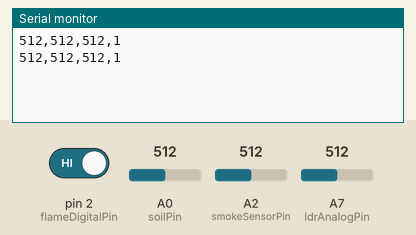
A sketch run on a simulated Arduino Nano, built with avr-gcc and run on an emulated ATmega328P. Shown: the last lines printed to the serial monitor. The inputs (shaded band) are chosen by the test bench; at power-on: A0 (soilPin) = 512, A2 (smokeSensorPin) = 512, A7 (ldrAnalogPin) = 512, pin 2 (flameDigitalPin) HIGH.

Above: at 1.8 s.
1.9 s: A0 (soilPin) set to 716
At 2.8 s:
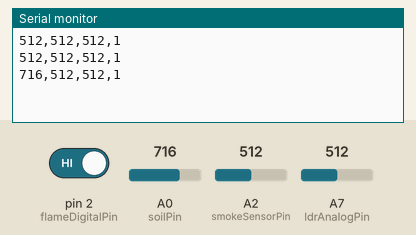
3.4 s: A2 (smokeSensorPin) set to 716
At 4.7 s:
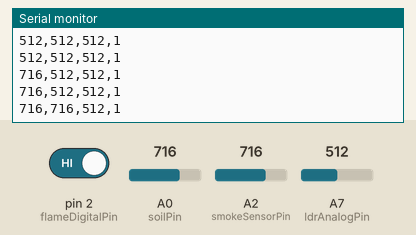
4.9 s: A7 (ldrAnalogPin) set to 716
At 5.6 s:
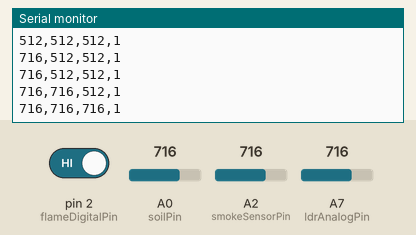
6.4 s: pin 2 (flameDigitalPin) driven LOW
At 7.7 s:
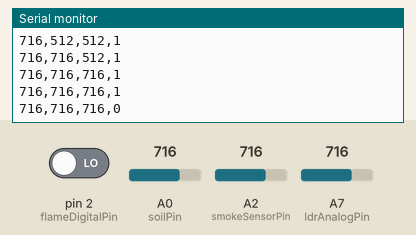
7.9 s: A0 (soilPin) set to 900
At 8.8 s:
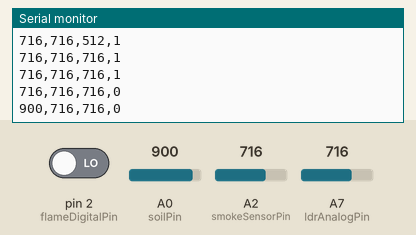
9.4 s: A2 (smokeSensorPin) set to 900
At 10.8 s:
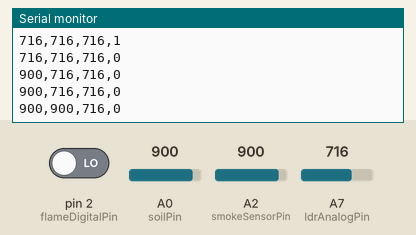
Timing chart, 0 to 11.9 s (numbered marks = the images above; inputs shaded):
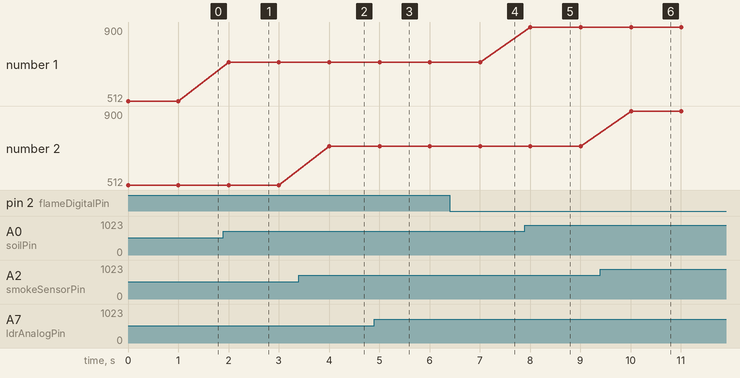

The sketch:

arduinofilemain.ino
```cpp
// --- Pin Definitions ---
const int soilPin = A0;             // Soil moisture (analog)
const int smokeSensorPin = A2;      // Smoke sensor (analog)
const int ldrAnalogPin = A7;        // LDR (analog)
const int flameDigitalPin = 2;      // Flame sensor (digital)


// --- Variables ---
int soilValue = 0;
int smokeValue = 0;
int ldrValue = 0;
int flameDetected = 0;

void setup() {
  Serial.begin(9600);               // Start Serial Monitor
  pinMode(flameDigitalPin, INPUT);  // Set flame pin as input
}

void loop() {
  // Read sensor values
  soilValue = analogRead(soilPin);            // 0–1023
  smokeValue = analogRead(smokeSensorPin);    // 0–1023
  ldrValue = analogRead(ldrAnalogPin);        // 0–1023
  flameDetected = digitalRead(flameDigitalPin);// 0 = flame, 1 = no flame

  // Send comma-separated values over serial (for Python to read)
  Serial.print(soilValue);
  Serial.print(",");
  Serial.print(smokeValue);
  Serial.print(",");
  Serial.print(ldrValue);
  Serial.print(",");
  Serial.println(flameDetected);

  delay(1000);
}
```

Measured:
- after the input at 1.9 s, the serial monitor: prints a new line after 0.10 s (image 1)
- after the input at 3.4 s, the serial monitor: prints a new line after 0.60 s (image 2)
- after the input at 4.9 s, the serial monitor: prints a new line after 0.11 s (image 3)
- after the input at 6.4 s, the serial monitor: prints a new line after 0.61 s (image 4)
- after the input at 7.9 s, the serial monitor: prints a new line after 0.11 s (image 5)
- after the input at 9.4 s, the serial monitor: prints a new line after 0.61 s (image 6)
- plotted number 1: 512 → 716 after the input at 1.9 s, 716 → 900 after the input at 7.9 s
